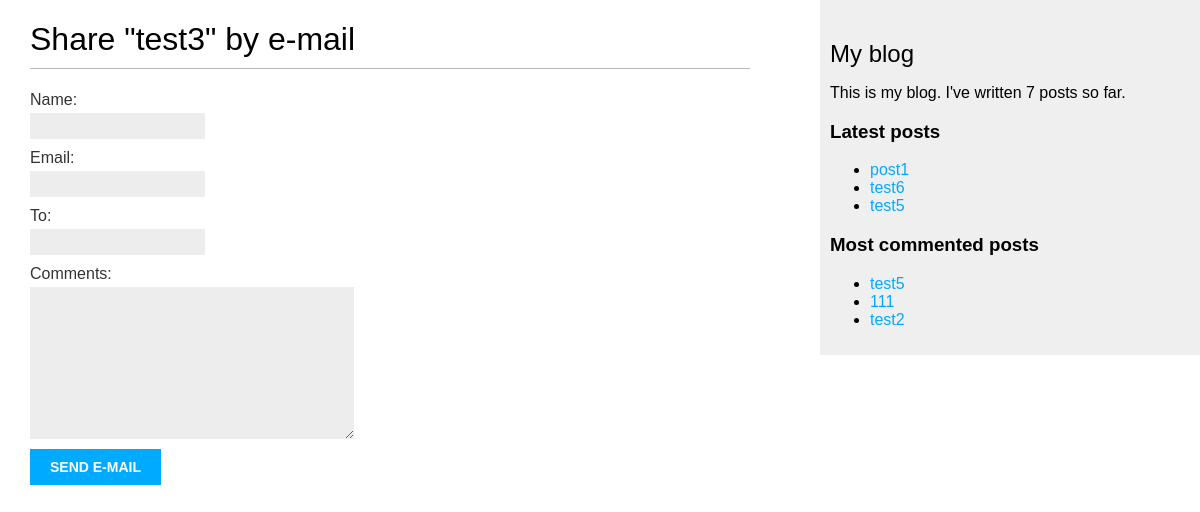
/blog/3/share/, run on the app's committed database.
### blog/models.py (models this page shows, shortened)
class Post(models.Model):
    class Status(models.TextChoices):
        DRAFT = 'DF', 'Draft'
        PUBLISHED = 'PB', 'Published'
    title = models.CharField(max_length=250)
    slug = models.SlugField(max_length=250, unique_for_date='publish')
    author = models.ForeignKey(User,
                               on_delete=models.CASCADE,
                               related_name='blog_posts')
    body = models.TextField()
    publish = models.DateTimeField(default=timezone.now)
    created = models.DateTimeField(auto_now_add=True)
    updated = models.DateTimeField(auto_now=True)
    status = models.CharField(max_length=2,
                              choices=Status.choices,
                              default=Status.DRAFT)
    tags = TaggableManager()
    objects = models.Manager()
    published = PublishedManager()
    class Meta:
        ordering = ['-publish']
        indexes = [
            models.Index(fields=['-publish']),
        ]
    def get_absolute_url(self):
        return reverse('blog:post_detail',
                       args=[self.publish.year, self.publish.month, self.publish.day, self.slug])

### blog/views.py (the view)
# urls.py: path('<int:post_id>/share/', views.post_share, name='post_share'),
def post_share(request, post_id):
    post = get_object_or_404(Post, id=post_id, status=Post.Status.PUBLISHED)
    sent = False
    if request.method == 'POST':
        form = EmailPostForm(request.POST)
        if form.is_valid():
            cd = form.cleaned_data
            post_url = request.build_absolute_uri(post.get_absolute_url())
            subject = 'Test subject'
            message = 'Test message'
            sender = 'ridmovies@yandex.ru'
            recipient = [cd['to']]
            send_mail(
                subject,
                message,
                sender,
                recipient,
                fail_silently=False,
            )
            sent = True
    else:
        form = EmailPostForm()
    return render(request, 'post/share.html', {'post': post, 'form': form, 'sent': sent})

### blog/forms.py
class EmailPostForm(forms.Form):
    name = forms.CharField(max_length=25)
    email = forms.EmailField()
    to = forms.EmailField()
    comments = forms.CharField(required=False, widget=forms.Textarea)

### blog/models.py (called while the page is built)
    def get_queryset(self):
        return super().get_queryset().filter(status=Post.Status.PUBLISHED)

### blog/templatetags/blog_tags.py (called while the page is built)
@register.simple_tag
def total_posts():
    return Post.published.count()

@register.simple_tag
def get_most_commented_posts(count=3):
    return Post.published.annotate(total_comments=Count('comments')).order_by('-total_comments')[:count]

@register.inclusion_tag('post/latest_posts.html')
def show_latest_posts(count=3):
    latest_posts = Post.published.order_by('-publish')[:count]
    return {'latest_posts': latest_posts}

### blog/templates/post/share.html (shortened to what this page needs)
{% extends "base.html" %}
{% block content %}
 {% if sent %}
 <h1>E-mail successfully sent</h1>
 <p>
 "{{ post.title }}" was successfully sent
 to {{ form.cleaned_data.to }}.
 </p>
 {% else %}
 <h1>Share "{{ post.title }}" by e-mail</h1>
 <form method="post">
 {{ form.as_p }}
 <input type="submit" value="Send e-mail">
 </form>
 {% endif %}
{% endblock %}

### blog/templates/base.html (shortened to what this page needs)
{% load blog_tags %}
{% load static %}
<!DOCTYPE html>
<html>
<head>
 <link href="{% static "css/blog.css" %}" rel="stylesheet">
</head>
<body>
 <div id="content">
 {% block content %}
 {% endblock %}
 </div>
 <div id="sidebar">
 <h2>My blog</h2>
 <p>
     This is my blog.
     I've written {% total_posts %} posts so far.
 </p>
     <h3>Latest posts</h3>
    {% show_latest_posts 3 %}
      <h3>Most commented posts</h3>
     {% get_most_commented_posts as most_commented_posts %}
     <ul>
     {% for post in most_commented_posts %}
     <li>
     <a href="{{ post.get_absolute_url }}">{{ post.title }}</a>
     </li>
     {% endfor %}
 </div>
</body>
</html>

### blog/templates/post/latest_posts.html
<ul>
 {% for post in latest_posts %}
 <li>
 <a href="{{ post.get_absolute_url }}">{{ post.title }}</a>
 </li>
 {% endfor %}
</ul>

### blog/static/css/blog.css (style rules this page uses)
body { margin:0; padding:0; font-family:helvetica, sans-serif; }
a { color:#00abff; text-decoration:none; }
h1 { font-weight:normal; border-bottom:1px solid #bbb; padding:0 0 10px 0; }
h2 { font-weight:normal; margin:30px 0 0; }
#content { float:left; width:60%; padding:0 0 0 30px; }
#sidebar { float:right; width:30%; padding:10px; background:#efefef; height:100%; }
label { float:left; clear:both; color:#333; margin-bottom:4px; }
input, textarea { clear:both; float:left; margin:0 0 10px; background:#ededed; border:0; padding:6px 10px; font-size:12px; }
input[type=submit] { font-weight:bold; background:#00abff; color:#fff; padding:10px 20px; font-size:14px; text-transform:uppercase; }

### data on the page
Post: title "test3"
Post: title "post1"
Post: title "test6"
Post: title "test5"
Post: title "111"
Post: title "test2"
